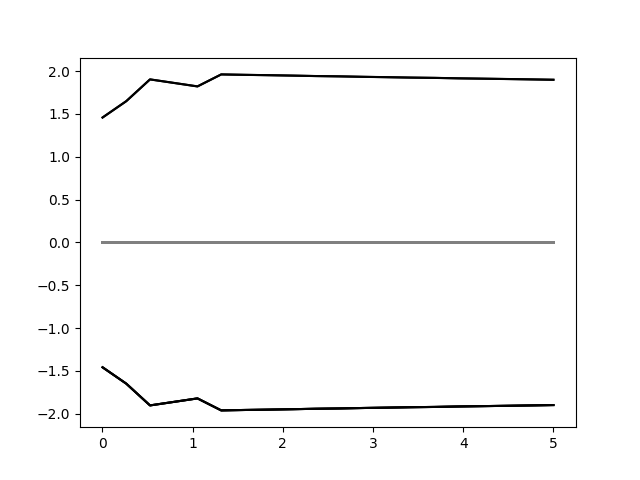

Python code for this plot:
import matplotlib.pyplot as plt
import numpy as np

data = np.load('out2.npz')

lam = data['lam']
beta_list = data['beta_list']
covariate = beta_list[:, ::100]
redundant = np.delete(beta_list, np.s_[::100], 1)
print(covariate[0].shape)
print(redundant[0].shape)

print(redundant)

plt.plot(lam, redundant, '0.5')
plt.plot(lam, covariate, '0.0')

plt.savefig('plot2.png')
